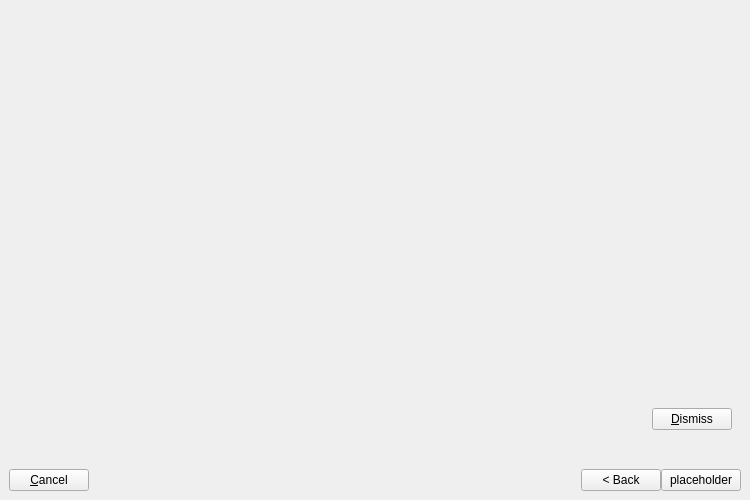
<?xml version="1.0" encoding="UTF-8"?>
<ui version="4.0">
 <class>SetupWizardWidget</class>
 <widget class="QWidget" name="SetupWizardWidget">
  <property name="geometry">
   <rect>
    <x>0</x>
    <y>0</y>
    <width>750</width>
    <height>500</height>
   </rect>
  </property>
  <property name="windowTitle">
   <string>Add New Account</string>
  </property>
  <layout class="QVBoxLayout" name="verticalLayout" stretch="0,0">
   <property name="leftMargin">
    <number>0</number>
   </property>
   <property name="topMargin">
    <number>0</number>
   </property>
   <property name="rightMargin">
    <number>0</number>
   </property>
   <property name="bottomMargin">
    <number>0</number>
   </property>
   <item>
    <widget class="QStackedWidget" name="contentWidget">
     <widget class="QWidget" name="transitionPage">
      <layout class="QGridLayout" name="gridLayout">
       <item row="0" column="0">
        <widget class="QProgressIndicator" name="transitionProgressIndicator" native="true"/>
       </item>
      </layout>
     </widget>
    </widget>
   </item>
   <item>
    <layout class="QVBoxLayout" name="verticalLayout_2">
     <property name="spacing">
      <number>0</number>
     </property>
     <property name="leftMargin">
      <number>9</number>
     </property>
     <property name="rightMargin">
      <number>9</number>
     </property>
     <property name="bottomMargin">
      <number>9</number>
     </property>
     <item>
      <widget class="QWidget" name="errorMessageWidget" native="true">
       <property name="sizePolicy">
        <sizepolicy hsizetype="Expanding" vsizetype="Minimum">
         <horstretch>0</horstretch>
         <verstretch>0</verstretch>
        </sizepolicy>
       </property>
       <layout class="QHBoxLayout" name="horizontalLayout" stretch="0,1,0">
        <item>
         <widget class="QLabel" name="warningPixmap">
          <property name="sizePolicy">
           <sizepolicy hsizetype="Fixed" vsizetype="Fixed">
            <horstretch>0</horstretch>
            <verstretch>0</verstretch>
           </sizepolicy>
          </property>
          <property name="minimumSize">
           <size>
            <width>64</width>
            <height>64</height>
           </size>
          </property>
          <property name="maximumSize">
           <size>
            <width>64</width>
            <height>64</height>
           </size>
          </property>
          <property name="pixmap">
           <pixmap>:/client/resources/light/warning.svg</pixmap>
          </property>
          <property name="scaledContents">
           <bool>true</bool>
          </property>
         </widget>
        </item>
        <item>
         <widget class="QLabel" name="errorMessageLabel">
          <property name="textFormat">
           <enum>Qt::TextFormat::RichText</enum>
          </property>
         </widget>
        </item>
        <item>
         <widget class="QPushButton" name="errorMessageDismissButton">
          <property name="text">
           <string>&amp;Dismiss</string>
          </property>
         </widget>
        </item>
       </layout>
      </widget>
     </item>
     <item>
      <layout class="QHBoxLayout" name="bottomButtonsLayout">
       <property name="topMargin">
        <number>9</number>
       </property>
       <item>
        <widget class="QPushButton" name="cancelButton">
         <property name="text">
          <string>&amp;Cancel</string>
         </property>
        </widget>
       </item>
       <item>
        <spacer name="horizontalSpacer">
         <property name="orientation">
          <enum>Qt::Orientation::Horizontal</enum>
         </property>
         <property name="sizeHint" stdset="0">
          <size>
           <width>40</width>
           <height>20</height>
          </size>
         </property>
        </spacer>
       </item>
       <item>
        <widget class="OCC::Wizard::Navigation" name="navigation" native="true"/>
       </item>
       <item>
        <spacer name="horizontalSpacer_2">
         <property name="orientation">
          <enum>Qt::Orientation::Horizontal</enum>
         </property>
         <property name="sizeHint" stdset="0">
          <size>
           <width>40</width>
           <height>20</height>
          </size>
         </property>
        </spacer>
       </item>
       <item>
        <widget class="QPushButton" name="backButton">
         <property name="text">
          <string>&lt; Back</string>
         </property>
        </widget>
       </item>
       <item>
        <widget class="QPushButton" name="nextButton">
         <property name="text">
          <string notr="true">placeholder</string>
         </property>
        </widget>
       </item>
      </layout>
     </item>
    </layout>
   </item>
  </layout>
 </widget>
 <customwidgets>
  <customwidget>
   <class>OCC::Wizard::Navigation</class>
   <extends>QWidget</extends>
   <header>gui/newwizard/navigation.h</header>
   <container>1</container>
  </customwidget>
  <customwidget>
   <class>QProgressIndicator</class>
   <extends>QWidget</extends>
   <header>3rdparty/QProgressIndicator/QProgressIndicator.h</header>
   <container>1</container>
  </customwidget>
 </customwidgets>
 <resources/>
 <connections/>
</ui>
